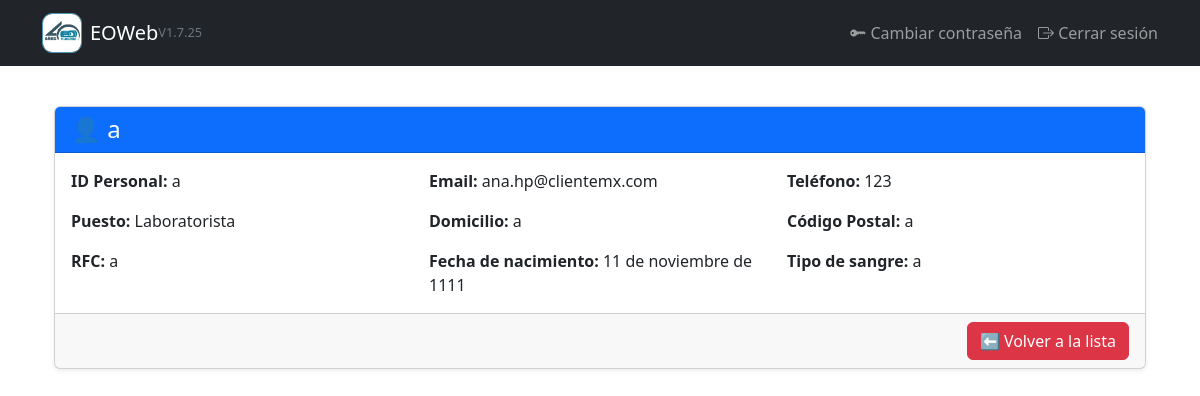
/empleados/5/ (signed in), run on an earlier commit of the app's database.
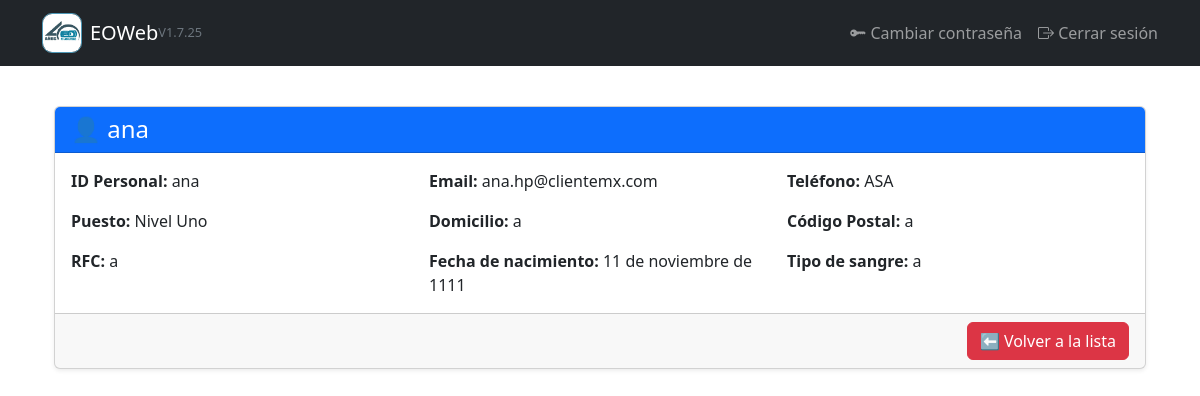
And on a later commit of the database.
### gestion/models.py (models this page shows, shortened)
class Empleado(models.Model):
    id_personal = models.CharField(max_length=20, unique=True, null=True, blank=True)
    usuario = models.OneToOneField(User, on_delete=models.CASCADE, null=True, blank=True)
    nombre = models.CharField(max_length=100)
    email = models.EmailField(unique=True)
    telefono = models.CharField(max_length=20, blank=True)
    puesto_antiguo = models.CharField(max_length=100, null=True, blank=True)  # renombrado
    puesto = models.ForeignKey(Puesto, on_delete=models.SET_NULL, null=True, blank=True)
    domicilio = models.CharField(max_length=255, blank=True, null=True)
    codigo_postal = models.CharField(max_length=10, blank=True, null=True)
    rfc = models.CharField(max_length=13, blank=True, null=True)
    fecha_nacimiento = models.DateField(null=True, blank=True)
    tipo_sangre = models.CharField(max_length=5, blank=True, null=True)

class Puesto(models.Model):
    nombre = models.CharField(max_length=100, unique=True)
    def __str__(self):
        return self.nombre

### gestion/views.py (the view)
# urls.py: path('empleados/<int:empleado_id>/', views.ver_empleado, name='ver_empleado'),
@login_required
def ver_empleado(request, empleado_id):
    if not request.user.is_superuser and not request.user.groups.filter(name='Administrador').exists():
        return redirect('lista_empleados')
    empleado = get_object_or_404(Empleado, id=empleado_id)
    documentos = empleado.documentos.all()
    return render(request, 'gestion/ver_empleado.html', {
        'empleado': empleado,
        'documentos': documentos
    })

### gestion/templates/gestion/ver_empleado.html (shortened to what this page needs)
{% extends "gestion/base.html" %}
{% load static %}
{% block content %}
<div class="container-fluid mt-3">
    <div class="card shadow-sm">
        <div class="card-header bg-primary text-white">
            <h4 class="mb-0">👤 {{ empleado.nombre }}</h4>
        </div>
        <div class="card-body">
            <div class="row g-3">
                <div class="col-md-4"><strong>ID Personal:</strong> {{ empleado.id_personal }}</div>
                <div class="col-md-4"><strong>Email:</strong> {{ empleado.email }}</div>
                <div class="col-md-4"><strong>Teléfono:</strong> {{ empleado.telefono }}</div>
                <div class="col-md-4"><strong>Puesto:</strong> {{ empleado.puesto }}</div>
                <div class="col-md-4"><strong>Domicilio:</strong> {{ empleado.domicilio }}</div>
                <div class="col-md-4"><strong>Código Postal:</strong> {{ empleado.codigo_postal }}</div>
                <div class="col-md-4"><strong>RFC:</strong> {{ empleado.rfc }}</div>
                <div class="col-md-4"><strong>Fecha de nacimiento:</strong> {{ empleado.fecha_nacimiento }}</div>
                <div class="col-md-4"><strong>Tipo de sangre:</strong> {{ empleado.tipo_sangre }}</div>
            </div>
        </div>
        <div class="card-footer text-end">
            <a href="{% url 'lista_empleados' %}" class="btn btn-danger">⬅ Volver a la lista</a>
        </div>
    </div>
</div>
{% endblock %}

What changed in the data, as far as the page shows it:
changed Empleado "ana.hp@clientemx.com": nombre "a" → "ana"; id_personal "a" → "ana"; telefono "123" → "ASA"; puesto "Laboratorista" → "Nivel Uno"
